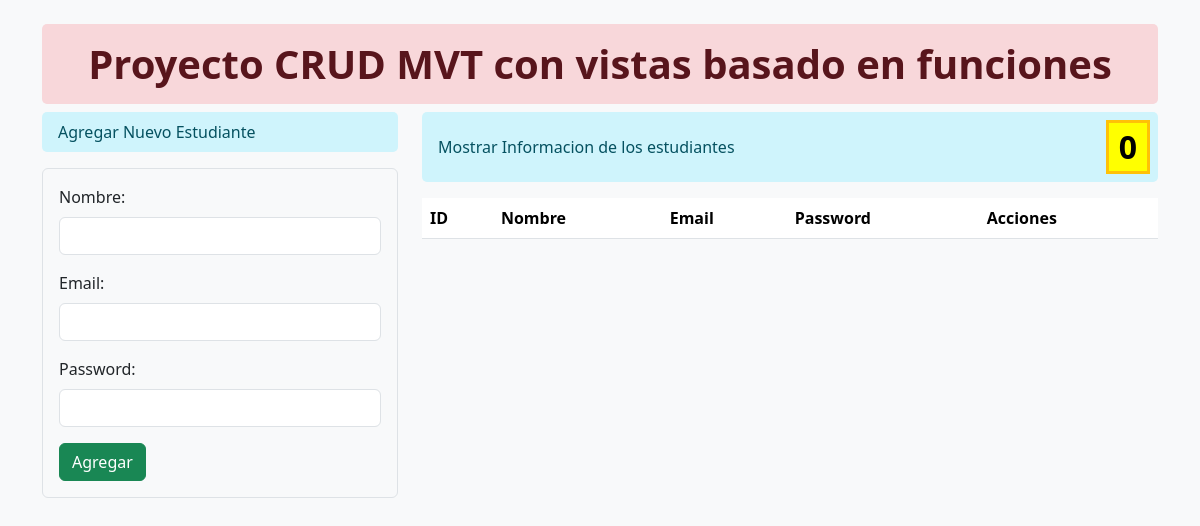
Before: / with the older database file.
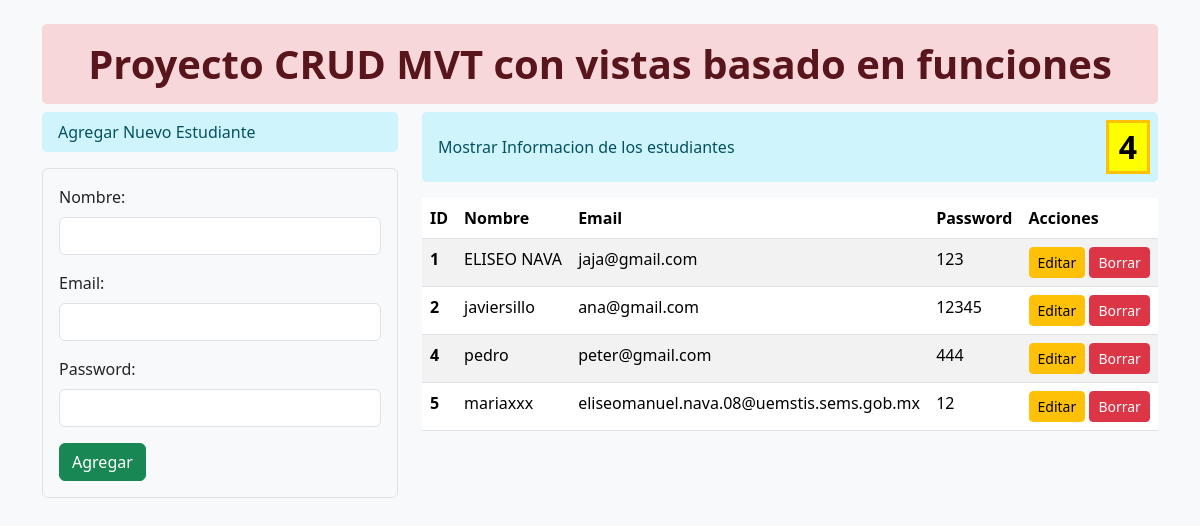
After: the same page with the newer database file.
### alumnos/models.py (models this page shows, shortened)
class Estudiante(models.Model):
    nombre= models.CharField(max_length=100)
    email = models.EmailField(max_length=150)
    password = models.CharField(max_length=100)  # NOTA: En un proyecto real, nunca guardes contraseñas en texto plano. Usa el sistema de usuarios de Django.
    created_at = models.DateTimeField(auto_now_add=True)

### alumnos/views.py (the view)
# urls.py: path('', views.agregar_y_mostrar, name='agregar_y_mostrar'),
def agregar_y_mostrar(request):
    if request.method == 'POST':
        nombre = request.POST.get('nombre')
        email = request.POST.get('email')
        password = request.POST.get('password')
        if nombre and email and password:
            estudiante = Estudiante(nombre=nombre, email=email, password=password)
            estudiante .save()
        return redirect('agregar_y_mostrar')
    else:
        lista_estudiantes = Estudiante.objects.all().order_by('id')
        context = {
            'estudiantes': lista_estudiantes
        }
        return render(request, 'alumnos/gestion_estudiantes.html', context)

### alumnos/templates/alumnos/gestion_estudiantes.html (shortened to what this page needs)
{% load static %}
<!DOCTYPE html>
<html lang="es">
<head>
    <link href="https://cdn.jsdelivr.net/npm/bootstrap@5.3.2/dist/css/bootstrap.min.css" rel="stylesheet">
    <link rel="stylesheet" href="{% static 'alumnos/css/style.css' %}">
</head>
<body>
<div class="container mt-4">
    <h1 class="text-center p-3 header-title">Proyecto CRUD MVT con vistas basado en funciones</h1>
    <div class="row">
        <div class="col-md-4">
            <div class="section-title p-2 ps-3 mb-3">
                Agregar Nuevo Estudiante
            </div>
            <form action="{% url 'agregar_y_mostrar' %}" method="post" class="p-3 border rounded">
                <div class="mb-3">
                    <label for="nombre" class="form-label">Nombre:</label>
                    <input type="text" class="form-control" id="nombre" name="nombre" required>
                </div>
                <div class="mb-3">
                    <label for="email" class="form-label">Email:</label>
                    <input type="email" class="form-control" id="email" name="email" required>
                </div>
                <div class="mb-3">
                    <label for="password" class="form-label">Password:</label>
                    <input type="password" class="form-control" id="password" name="password" required>
                </div>
                <button type="submit" class="btn btn-success">Agregar</button>
            </form>
        </div>
        <div class="col-md-8">
            <div class="section-title p-2 ps-3 mb-3 d-flex justify-content-between align-items-center">
                Mostrar Informacion de los estudiantes
                <span class="student-count">{{ estudiantes.count }}</span>
            </div>
            <table class="table table-striped table-hover">
                <thead>
                    <tr>
                        <th scope="col">ID</th>
                        <th scope="col">Nombre</th>
                        <th scope="col">Email</th>
                        <th scope="col">Password</th>
                        <th scope="col">Acciones</th>
                    </tr>
                </thead>
                <tbody>
                    {% for estudiante in estudiantes %}
                    <tr>
                        <th scope="row">{{ estudiante.id }}</th>
                        <td>{{ estudiante.nombre }}</td>
                        <td>{{ estudiante.email }}</td>
                        <td>{{ estudiante.password }}</td>
                        <td>
                            <a href="{% url 'editar_estudiante' estudiante.id %}" class="btn btn-warning btn-sm">Editar</a>
                            <form action="{% url 'borrar_estudiante' estudiante.id %}" method="post" class="d-inline">
                                <button type="submit" class="btn btn-danger btn-sm">Borrar</button>
                            </form>
                        </td>
                    </tr>
                    {% endfor %}
                </tbody>
            </table>
        </div>
    </div>
</div>
</body>
</html>

### alumnos/static/alumnos/css/style.css (style rules this page uses)
body { background-color: #f8f9fa; }
.header-title { background-color: #f8d7da; color: #58151c; border-radius: 5px; font-weight: bold; }
.section-title { background-color: #cff4fc; color: #055160; border-radius: 5px; font-weight: 500; }
.student-count { background-color: yellow; color: black; font-weight: bold; font-size: 2rem; padding: 0 10px; border: 3px solid #ffc107; background-image: radial-gradient(circle at 100% 0, transparent 6px, yellow 6px), radial-gradient(circle at 0 0, transparent 6px, yellow 6px), radial-gradient(circle at 0 100%, transparent 6px, yellow 6px), radial-gradient(circle at 100% 100%, transparent 6px, yellow 6px); background-size: 14px 14px; background-repeat: no-repeat; background-position: top left, top right, bottom left, bottom right; }
.table thead { font-weight: bold; }

Changed rows visible on the page:
added Estudiante: id "1", nombre "ELISEO NAVA", email "jaja@gmail.com", password "123"
added Estudiante: id "2", nombre "javiersillo", email "ana@gmail.com", password "12345"
added Estudiante: id "4", nombre "pedro", email "peter@gmail.com", password "444"
added Estudiante: id "5", nombre "mariaxxx", email "eliseomanuel.nava.08@uemstis.sems.gob.mx", password "12"
Other visible differences:
{{ estudiantes.count }}: "0" → "4"
